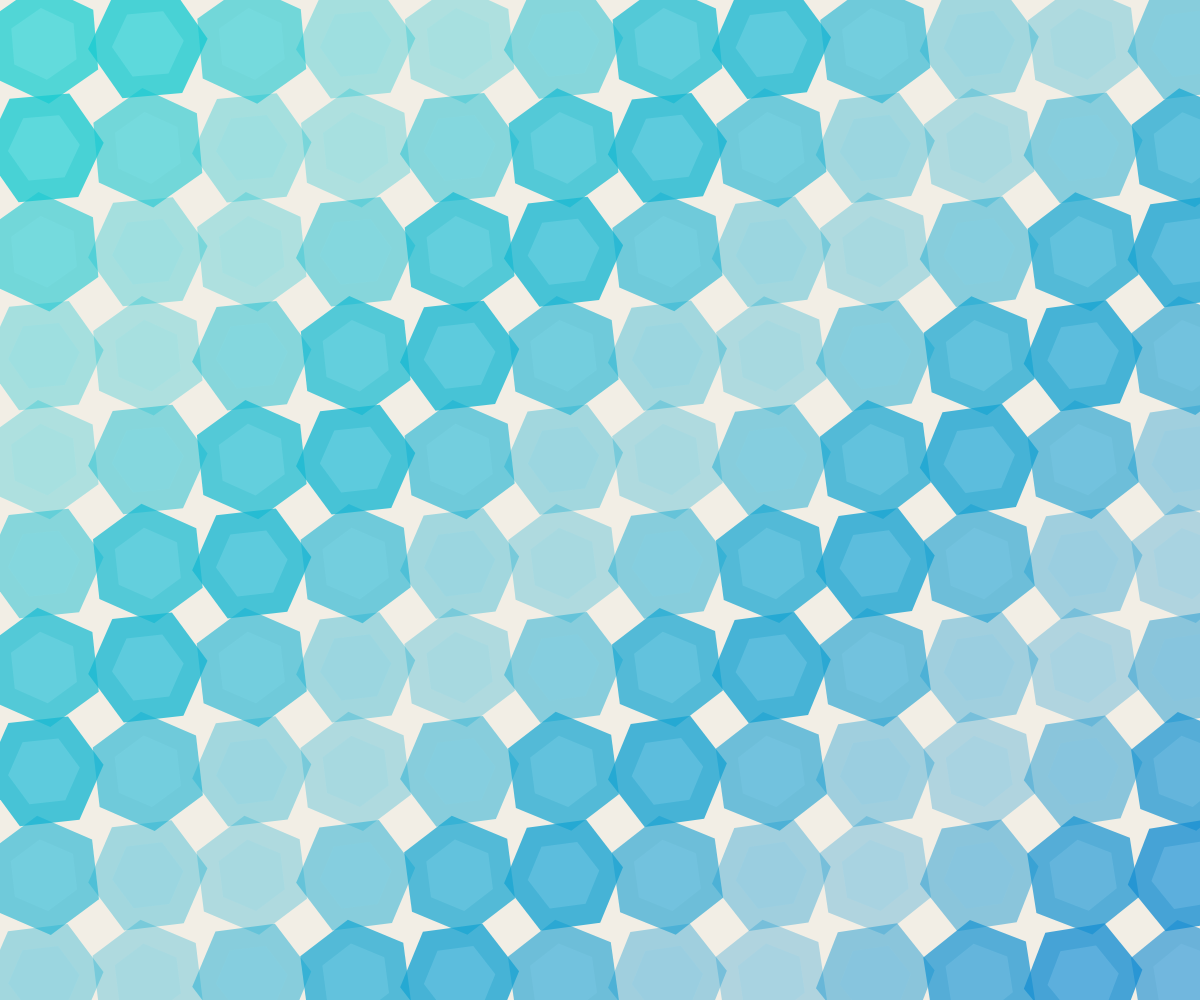
Frame 1 (no input)
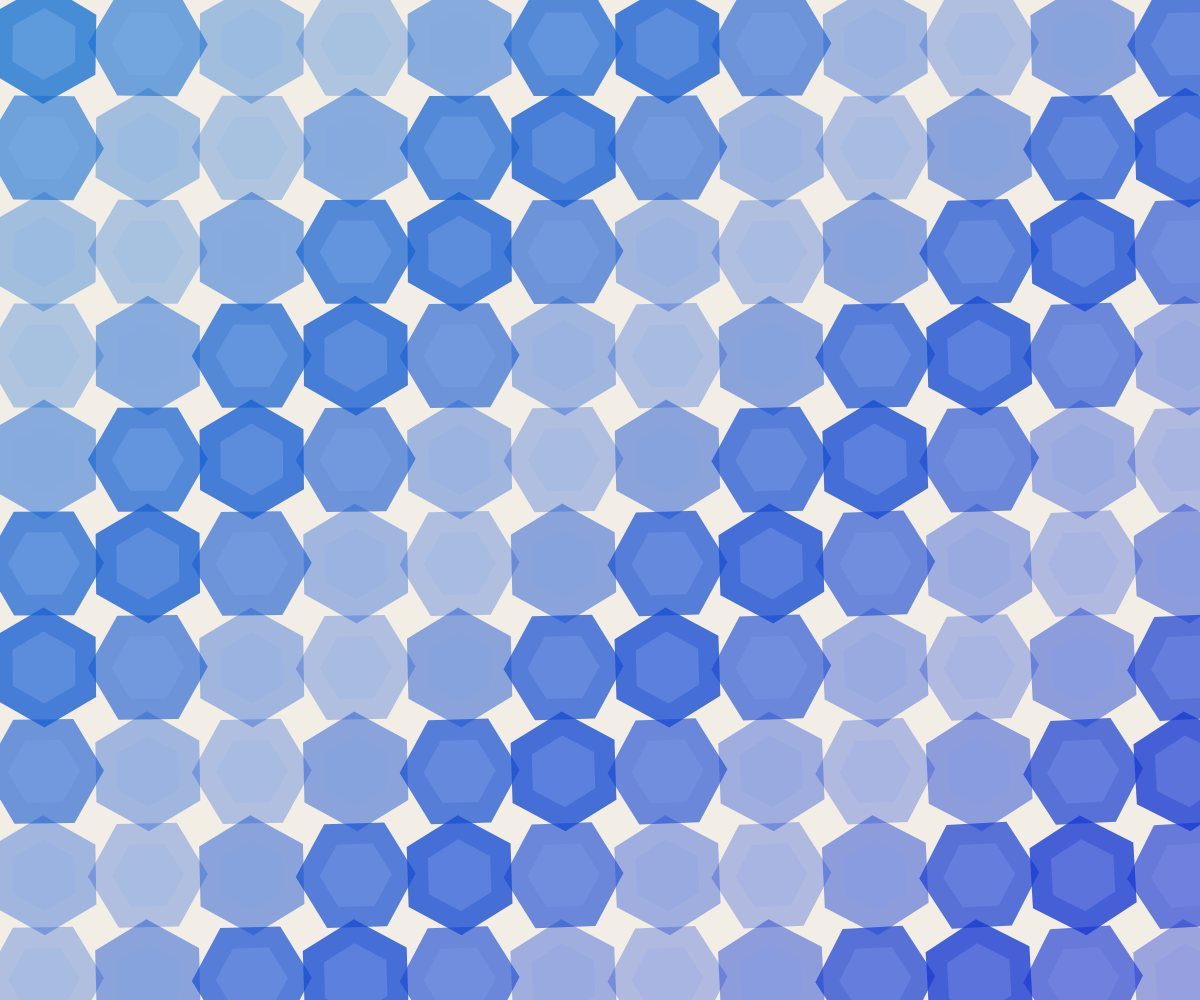
Frame 60 (no input)
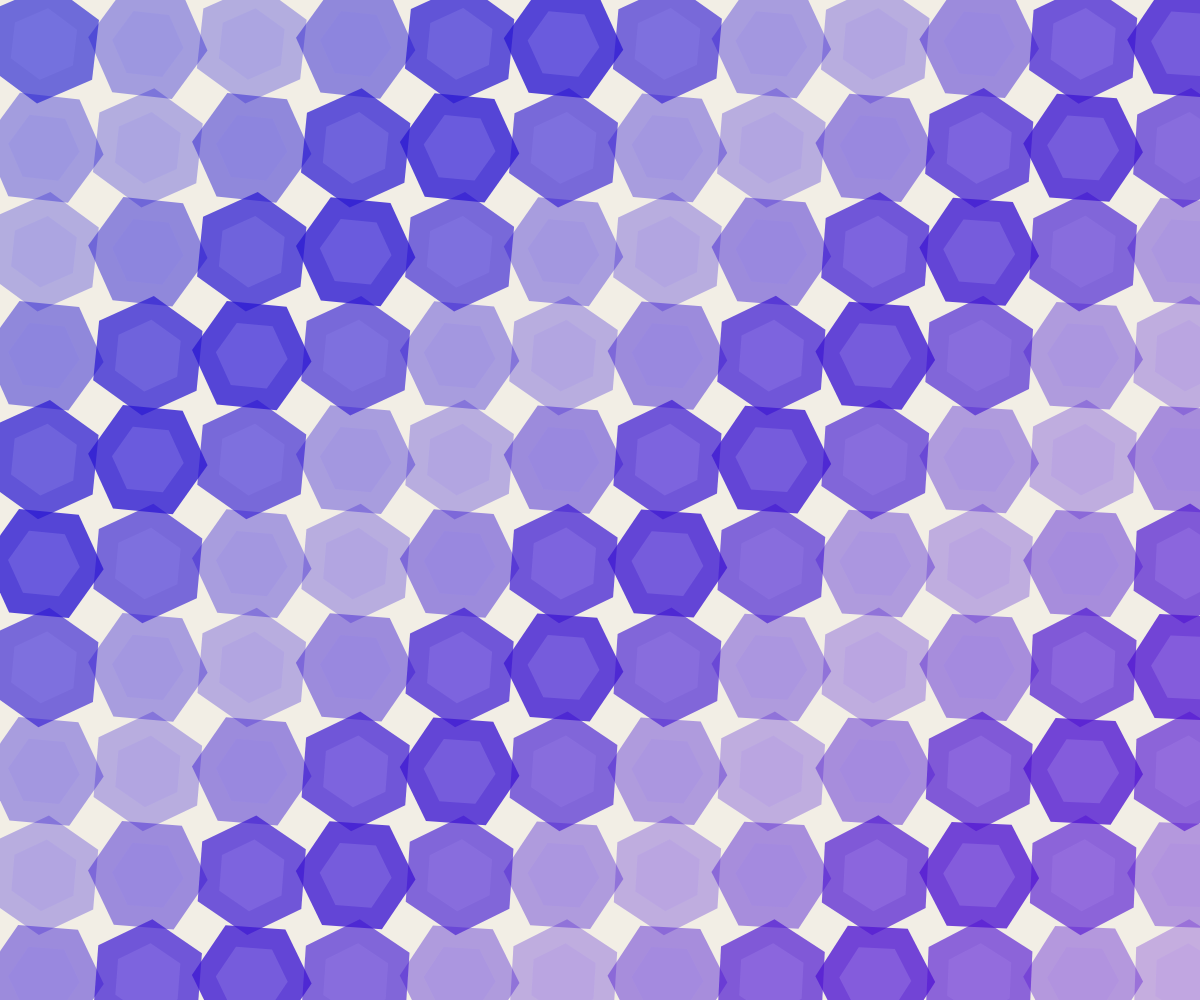
Frame 120 (the mouse pressed at the canvas centre since frame 60)

The p5.js sketch that drew these frames (run headless with seeded random() and noise() and a simulated clock; from frame 60 on, the mouse is pressed at the canvas centre):

// p5.js sketch
// ── sketch.js
function setup() {
  createCanvas(windowWidth, windowHeight);
  colorMode(HSB, 360, 100, 100, 1);
}

function draw() {
  background(220, 50, 10);

  let time = millis() * 0.0005;

  // Draw tessellated hexagons with dynamic transparency
  let hexSize = 60;
  let spacing = hexSize * 1.732; // sqrt(3) for tight hex packing

  for (let y = -hexSize; y < height + hexSize; y += spacing) {
    for (let x = -hexSize; x < width + hexSize; x += spacing) {
      // Offset every other row
      let offsetX = ((y / spacing) % 2 === 0) ? spacing / 2 : 0;

      let px = x + offsetX;
      let py = y;

      // Create a dynamic hue based on position and time
      let hue = (frameCount * 0.5 + (px + py) * 0.01) % 360;

      // Create a pulsing transparency effect
      let alpha = map(sin(time * 2 + px * 0.01 + py * 0.01), -1, 1, 0.3, 0.8);

      push();
      translate(px, py);
      rotate(time * 0.2 + (px + py) * 0.005);

      // Draw hexagon with dynamic fill
      fill(hue, 80, 90, alpha);
      noStroke();

      beginShape();
      for (let i = 0; i < 6; i++) {
        let angle = TWO_PI / 6 * i;
        let vx = cos(angle) * hexSize;
        let vy = sin(angle) * hexSize;
        vertex(vx, vy);
      }
      endShape(CLOSE);

      // Draw inner hexagon for a more intricate look
      fill(hue, 80, 50, alpha * 0.5);
      beginShape();
      for (let i = 0; i < 6; i++) {
        let angle = TWO_PI / 6 * i;
        let vx = cos(angle) * hexSize * 0.6;
        let vy = sin(angle) * hexSize * 0.6;
        vertex(vx, vy);
      }
      endShape(CLOSE);

      pop();
    }
  }

  // Add a subtle wave effect to the whole pattern
  blendMode(DIFFERENCE);
  fill(255, 10);
  noStroke();
  rect(0, 0, width, height);
  blendMode(BLEND);
}
